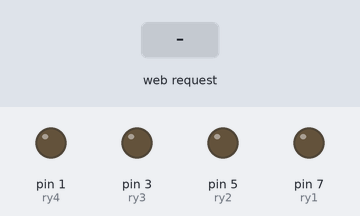
The sketch below on a simulated Arduino Uno, built with avr-gcc and run on an emulated ATmega328P. On the bench: output pins drawn as LEDs (lit = HIGH). The inputs (shaded band) are chosen by the test bench. WiFi joins after 1.5 s; servers stay silent unless stated.

Above: at 2.7 s.
2.8 s: HTTP request GET /off1 received
At 3.4 s:
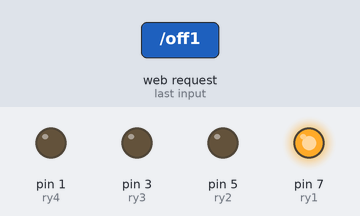
4.3 s: HTTP request GET /off2 received
At 5.5 s:
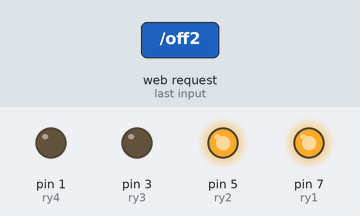
5.8 s: HTTP request GET /on1 received
At 6.9 s:
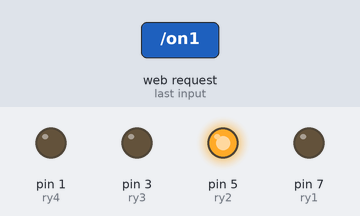
7.3 s: HTTP request GET /off3 received
At 8.0 s:
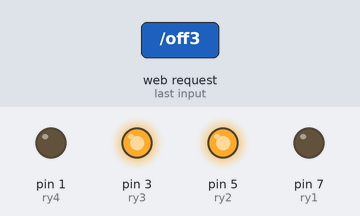
8.8 s: HTTP request GET /on2 received
At 9.2 s:
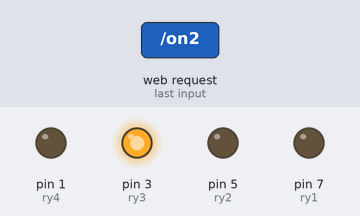
10.3 s: HTTP request GET /off4 received
At 11.5 s:
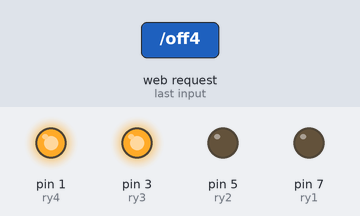
Timing chart, 0 to 12.8 s (numbered marks = the images above; inputs shaded):
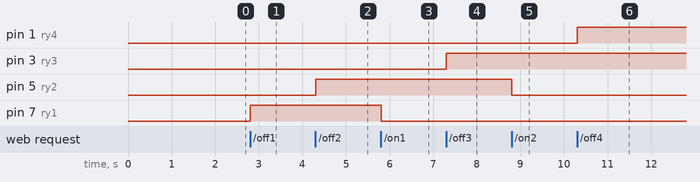

The sketch:

Version5_EthernetComplete1.ino
```cpp
#include "SPI.h"
#include "Ethernet.h"

const int ry1 = 7;
const int ry2 = 5;
const int ry3 = 3;
const int ry4 = 1;


byte mac[] = { 0xDE, 0xAD, 0xBE, 0xEF, 0xFE, 0xED }; //physical mac address
/*byte ip[] = { 192, 168, 1, 2 }; // ip in lan
/*byte gateway[] = { 192, 168, 1, 1 }; // internet access via router
byte subnet[] = { 255, 255, 255, 0 }; //subnet mask*/
EthernetServer server(80); //server port

String readString;

//////////////////////

void setup(){

  pinMode(ry1, OUTPUT); //pin selected to control
  pinMode(ry2, OUTPUT);
  pinMode(ry3, OUTPUT);
  pinMode(ry4, OUTPUT);


  //start Ethernet
  Ethernet.begin(mac);
  Serial.println("server LED test"); // Test
}

void loop(){
  // Create a client connection
  EthernetClient client = server.available();
  if (client) {
    while (client.connected()) {
      if (client.available()) {
        char c = client.read();


        if (readString.length() < 100) {


          readString += c;

        }


        if (c == '\n') {

          ///////////////
          Serial.println(readString); //print to serial monitor for debuging

          client.println("HTTP/1.1 200 OK"); //send new page
          client.println("Content-Type: text/html");
          client.println();


          client.println("<h1>Light Controller</h1><br>");


          // DIY buttons
          client.println("Room 1");

          client.println("<a href= /on1><h1>ON</h1></a>");
          client.println("<a href = /off1><h1>OFF</h1></a>");

          client.println("Room 2");

          client.println("<a href= /on2><h1>ON</h1></a>");
          client.println("<a href = /off2><h1>OFF</h1></a>");

          client.println("Room 3");

          client.println("<a href= /on3><h1>ON</h1></a>");
          client.println("<a href = /off3><h1>OFF</h1></a>");

          client.println("Room 4");

          client.println("<a href= /on4><h1>ON</h1></a>");
          client.println("<a href = /off4><h1>OFF</h1></a>");


          client.println("");
          client.println("");

          delay(1);

          client.stop();

          ////LOW=on////HIGH=off
          ///////////////////// control arduino pin
          if(readString.indexOf("on1") >0)//checks for on
          {
            digitalWrite(ry1, LOW);    // set pin 7 on
            Serial.println("Led On");
          }
          if(readString.indexOf("off1") >0)//checks for off
          {
            digitalWrite(ry1, HIGH);    // set pin 7 off
            Serial.println("Led Off");
          }

          if(readString.indexOf("on2") >0)//checks for on
          {
            digitalWrite(ry2, LOW);    // set pin 5 on
            Serial.println("Led On");
          }
          if(readString.indexOf("off2") >0)//checks for off
          {
            digitalWrite(ry2, HIGH);    // set pin 5 off
            Serial.println("Led Off");
          }

          if(readString.indexOf("on3") >0)//checks for on
          {
            digitalWrite(ry3, LOW);    // set pin 3 on
            Serial.println("Led On");
          }
          if(readString.indexOf("off3") >0)//checks for off
          {
            digitalWrite(ry3, HIGH);    // set pin 3 off
            Serial.println("Led Off");
          }

          if(readString.indexOf("on4") >0)//checks for on
          {
            digitalWrite(ry4, LOW);    // set pin 1 on
            Serial.println("Led On");
          }
          if(readString.indexOf("off4") >0)//checks for off
          {
            digitalWrite(ry4, HIGH);    // set pin 1 off
            Serial.println("Led Off");
          }
          readString="";

        }
      }
    }
  }
}
```

Measured:
- after the input at 2.8 s, pin 7 (ry1): LOW → HIGH at once
- after the input at 4.3 s, pin 5 (ry2): LOW → HIGH at once
- after the input at 5.8 s, pin 7 (ry1): HIGH → LOW at once
- after the input at 7.3 s, pin 3 (ry3): LOW → HIGH at once
- after the input at 8.8 s, pin 5 (ry2): HIGH → LOW at once
- after the input at 10.3 s, pin 1 (ry4): LOW → HIGH at once
